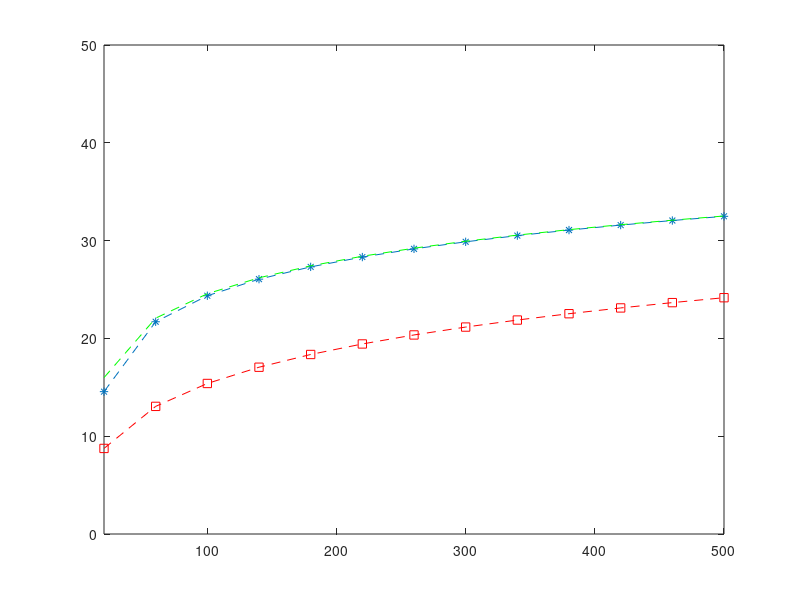

Source code (MATLAB):
clear
clc
Eu=10^(20/10);
Rh=100;
v=3.8;
vr=(10^(8/10))^2;
meen=2.2;
K=10;
n=10^3;
m=20:40:500;
mu=log(meen^2/sqrt(vr+meen^2));
sig=sqrt(log(vr/(meen^2)+1));
z=lognrnd(mu,sig,K,n);
Rk=unifrnd(100,925,K,n);
 B=z./((Rk./100).^v);
 
 %.............perfect mrc
for l=1:length(m);
    p=Eu/sqrt(m(l));
for i=1:K
    sum_B=sum(B);
    num=p*(m(l)-1)*B(i,:);
    den=p*(sum_B-B(i,:))+1;
    x=num./den;
    c(i,:)=log2(1+x);
end 
Rp(l)=sum(sum(c)/n);
end 
plot(m,Rp,'--sr')
axis([min(m) max(m) 0 50])
clear sum_B num den c Rp
%..................ZF
for l=1:length(m);
     p=Eu/sqrt(m(l));
    x=p*(m(l)-K)*B;
    c=log2(1+x);
    Rp(l)=sum(sum(c))/n;
end 
Rp(l)=sum(sum(c)/n);
hold on
plot(m,Rp,'--*')
axis([min(m) max(m) 0 50]);
clear x c Rp
%................mmse
 for l=1:length(m)
     p=Eu/sqrt(m(l));
 M=m(l);
x=10*ones(K,n);
a=10*ones(K,n);
t=0;
while sum(sum(a))>1
num=p.*B.*x+(1/(K-1));
den=(M*p*B.*(1-((K-1)*(x-1)./M))+1).^2;
sam=num./den;
for i=1:K
x1(i,:)=sum(sam)-sam(i);
end 
 a=abs(x-x1);
 x=x1;
 t=t+1;
end 
muu=x;
 s=(M.*p.*(1-((K-1).*(muu-1)./M)).*B)+1;
 for i=1:K
 y=1./s(i,:);
num1(i,:)=(1/(K-1))*(sum(1./s)-y);
num2(i,:)=1+p*(sum(B./s.^2)-B(i,:).*y.^2);
kisi(i,:)=muu(i,:)./(num1(i,:).*num2(i,:));
 end
alpha=(M-K+1+(K-1)*muu).^2./(M-K+1+(K-1).*kisi);
teta=p*B.*(M-K+1+(K-1).*kisi)./(M-K+1+(K-1)*muu);
clear x
x=(alpha-1).*teta;
c=log2(1+x);
Rp(l)=sum(sum(c)/n);
 end 
 hold on
 plot(m,Rp,'--g')




